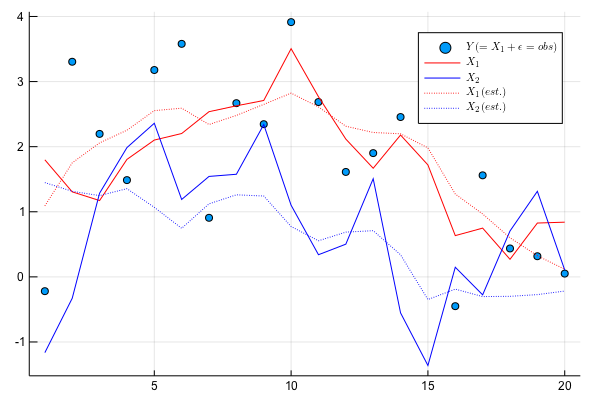

Reproduce this figure in Julia.
using Kalman
using Base.Test
using StaticArrays
using LaTeXStrings
include("testsystem1.jl")
srand(11)
using Plots

Y, X = sample(20, 1, M)
Xhat = kalmanrts(Y, M)[2]
scatter(Y[:], label=L"Y (= X_1 + \epsilon = obs)")
plot!(reshape(X,2,20)', color = [:red :blue], label=[L"X_1" L"X_2"] )# label=[L"X_1", L"X_2" ])
plot!(reshape(Xhat,2,20)', line= :dot, color = [:red :blue], label=[L"X_1 (est.)" L"X_2 (est.)"] )# label=[L"X_1", L"X_2" ])

savefig("test/testplot.png")